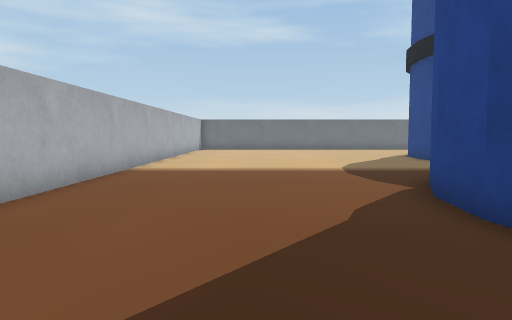
View 1 (above)

21 first-person views from a walk through a robot-simulator world made for Webots. The camera is 0.05 m above the floor, tilts 4° down and sees 70° across. The floor is counted in squares, 0.05 m on a side. Each view is taken from the middle of a square. On the plan, view 1 faces up. The plan holds only what a view shows up to about 13 squares ahead; the rest is blank. The robots in the file are not drawn. Webots' stock objects and surfaces are drawn as simple stand-ins.

View 2
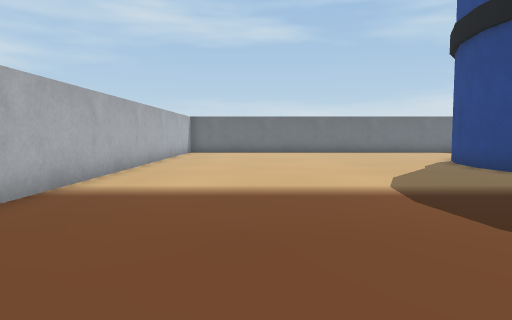

View 3
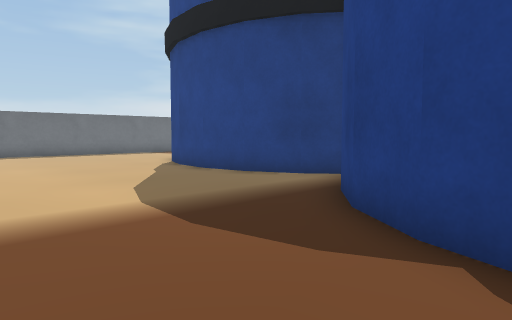

View 4
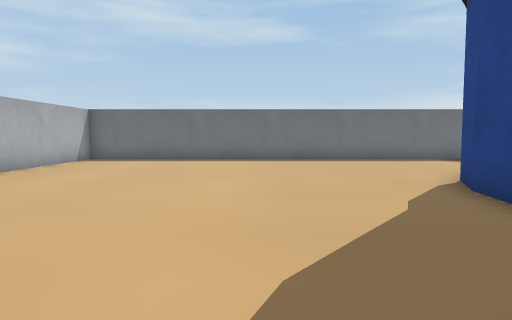

View 5
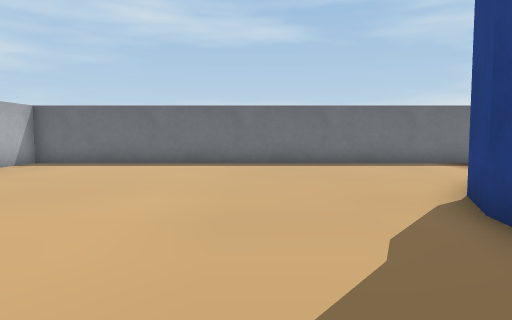

View 6
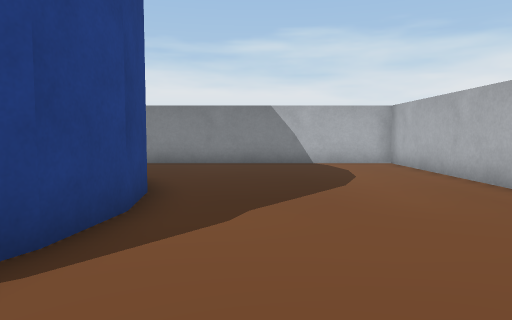

View 7
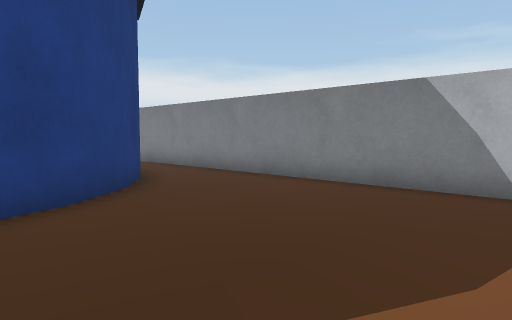

View 8
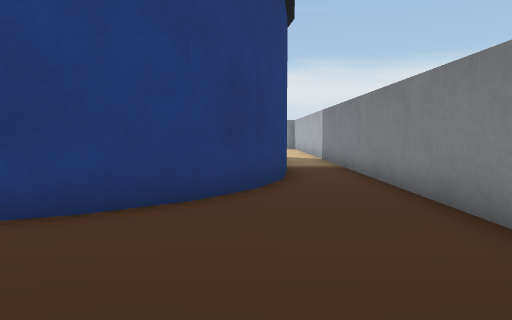

View 9
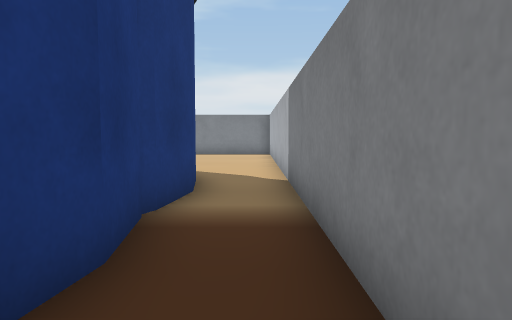

View 10
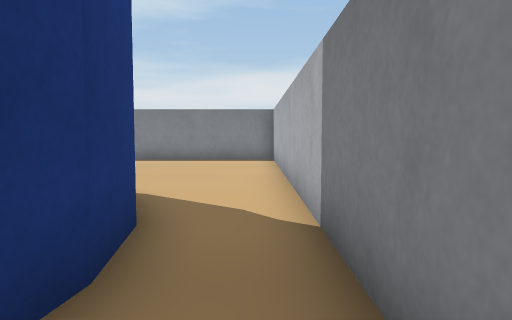

View 11
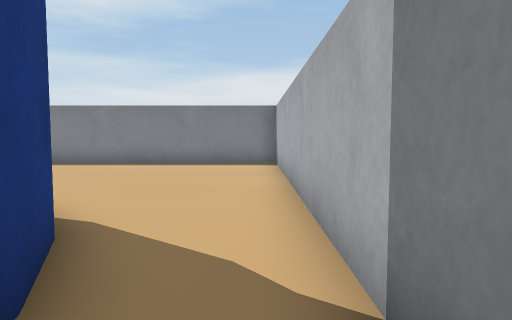

View 12
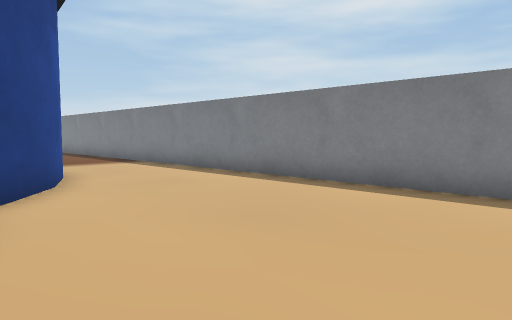

View 13
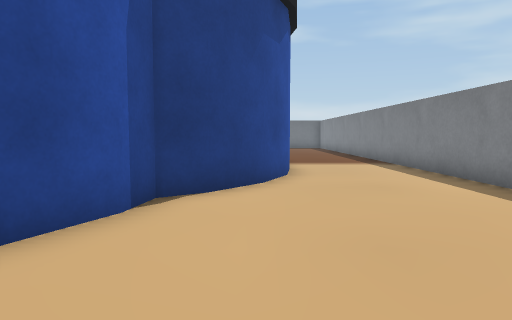

View 14
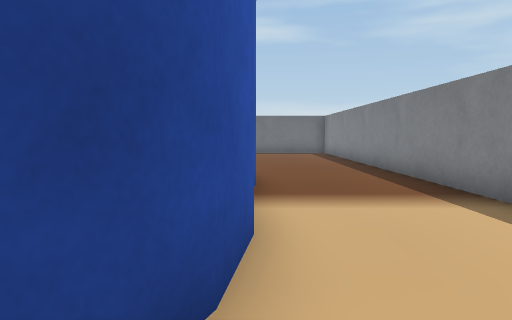

View 15
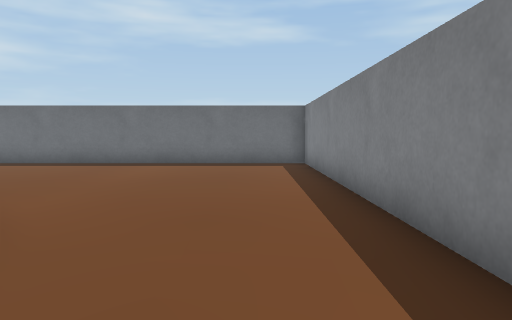

View 16
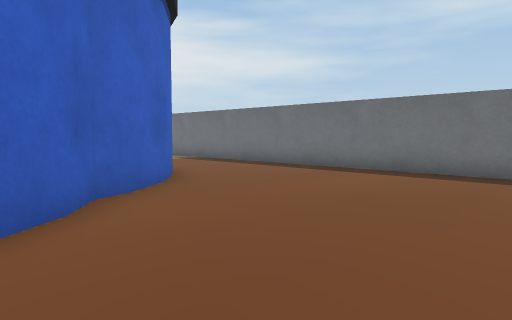

View 17
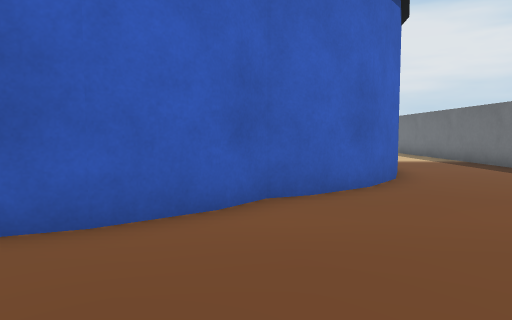

View 18
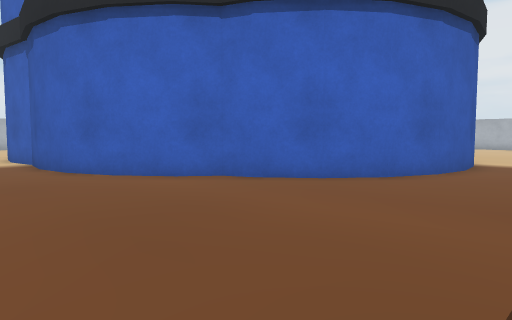

View 19
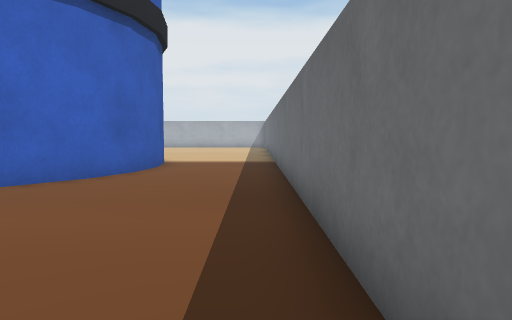

View 20
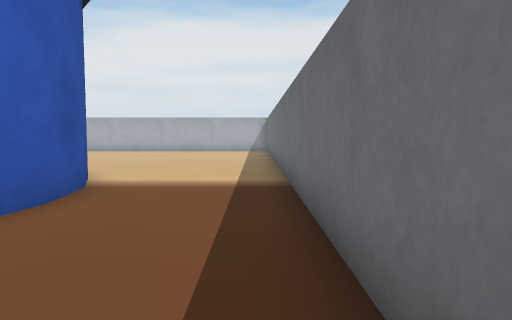

View 21
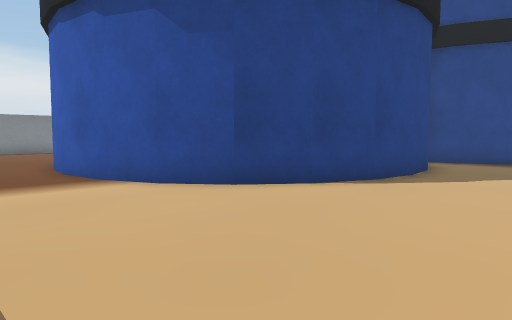

### Floor plan
Key: @ floor where view 1 was taken; # wall or solid block; . floor; B barrel.
Columns run from 4 left of view 1 to 25 right of it. Each row starts with its distance up from view 1.
 25 ##############################
 24 #............................#
 23 #............................#
 22 #............................#
 21 #..............BBBB..........#
 20 #............BBB   BB........#
 19  ...........BB      BB.......#
 18  ...........B        BB......#
 17 #..........B          B#.....#
 16 #..........B           ##....#
 15 #..........B            #....#
 14 #..........B            ##...#
 13 #..........B             #...#
 12 #..........BB            #...#
 11 #...........B            #...#
 10 #.........BBB            #...#
  9 #........BB              #...#
  8 #.......B                #...#
  7 #......BB               ##...#
  6 #......B                #....#
  5 #......B               ##....#
  4  ......B              ##.....#
  3  ......B              #......#
  2 #......BB             #......#
  1 #.......B             #......#
  0 #...@...BB            .......#
 -1 #.........BB      ###........#
 -2 #...........BBB####..........#
 -3 #............................#
 -4 ##############################

Positions as (right, up) in squares from view 1, and headings:
1: (0, 0), facing up
2: (0, 4), facing up
3: (0, 6), facing up-right
4: (3, 10), facing up
5: (4, 12), facing up
6: (1, 9), facing down
7: (-2, 3), facing down-right
8: (-1, -1), facing right
9: (6, -3), facing right
10: (10, -3), facing right
11: (12, -3), facing right
12: (18, -2), facing up-right
13: (20, -2), facing up
14: (21, 5), facing up
15: (23, 12), facing up
16: (24, 15), facing up-left
17: (24, 17), facing left
18: (24, 24), facing down-left
19: (24, 24), facing left
20: (18, 24), facing left
21: (3, 24), facing down-right
